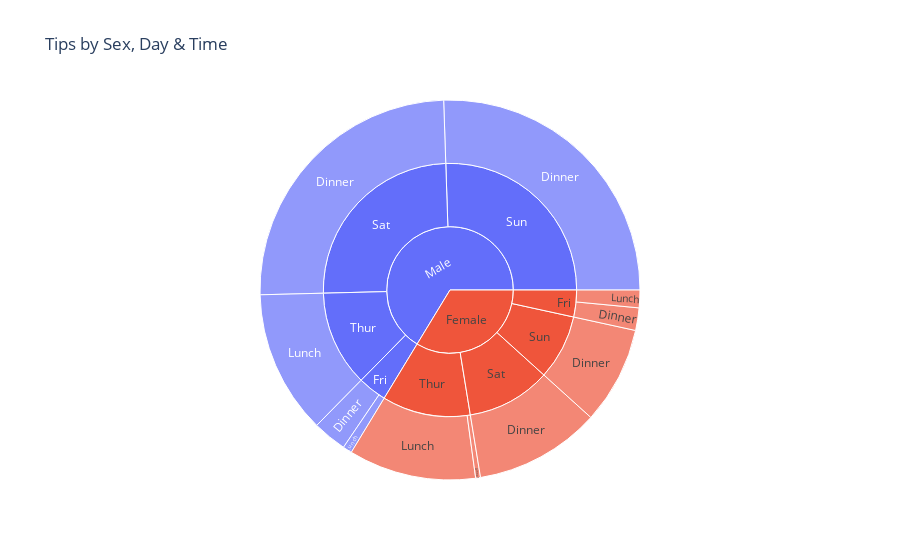

Write notebook code for a chart like this one.
### Markdown cell above
Exercise 3: Sunburst chart using Tips dataset

### Code cell
tips = sns.load_dataset('tips')

tips['sex'] = tips['sex'].astype(str)
tips['day'] = tips['day'].astype(str)
tips['time'] = tips['time'].astype(str)

grouped = tips.groupby(['sex', 'day', 'time'], observed=True)['tip'].sum().reset_index()

fig = px.sunburst(
    data_frame=grouped,
    path=['sex', 'day', 'time'],
    values='tip',
    title='Tips by Sex, Day & Time'
)
fig.show()

### Figure 1 — Plotly figure (JSON) as saved in the notebook; plotly's stock layout.template omitted (floating-point values rounded to 4 significant figures)
{"data": [{"branchvalues": "total", "domain": {"x": [0, 1], "y": [0, 1]}, "hovertemplate": "labels=%{label}<br>tip=%{value}<br>parent=%{parent}<br>id=%{id}<extra></extra>", "ids": ["Female/Fri/Dinner", "Male/Fri/Dinner", "Female/Sat/Dinner", "Male/Sat/Dinner", "Female/Sun/Dinner", "Male/Sun/Dinner", "Female/Thur/Dinner", "Female/Fri/Lunch", "Male/Fri/Lunch", "Female/Thur/Lunch", "Male/Thur/Lunch", "Female/Fri", "Male/Fri", "Female/Sat", "Male/Sat", "Female/Sun", "Male/Sun", "Female/Thur", "Male/Thur", "Female", "Male"], "labels": ["Dinner", "Dinner", "Dinner", "Dinner", "Dinner", "Dinner", "Dinner", "Lunch", "Lunch", "Lunch", "Lunch", "Fri", "Fri", "Sat", "Sat", "Sun", "Sun", "Thur", "Thur", "Female", "Male"], "name": "", "parents": ["Female/Fri", "Male/Fri", "Female/Sat", "Male/Sat", "Female/Sun", "Male/Sun", "Female/Thur", "Female/Fri", "Male/Fri", "Female/Thur", "Male/Thur", "Female", "Male", "Female", "Male", "Female", "Male", "Female", "Male", "", ""], "type": "sunburst", "values": [14.05, 21.23, 78.45, 181.9, 60.61, 186.8, 3, 10.98, 5.7, 79.42, 89.41, 25.03, 26.93, 78.45, 181.9, 60.61, 186.8, 82.42, 89.41, 246.5, 485.1]}], "layout": {"legend": {"tracegroupgap": 0}, "title": {"text": "Tips by Sex, Day & Time"}}}
